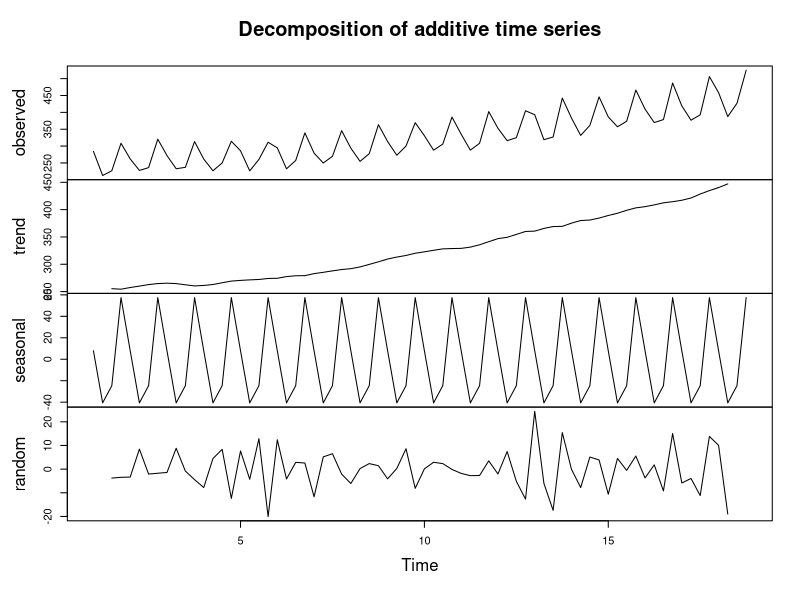
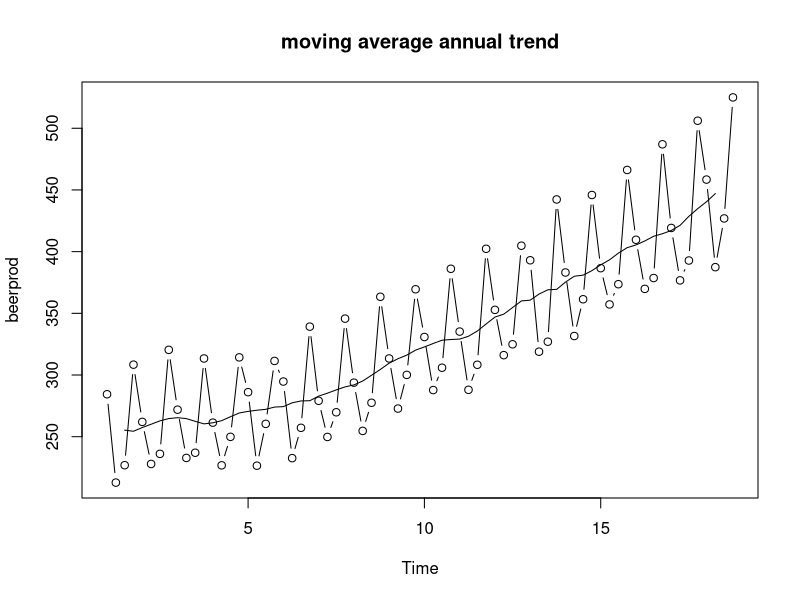
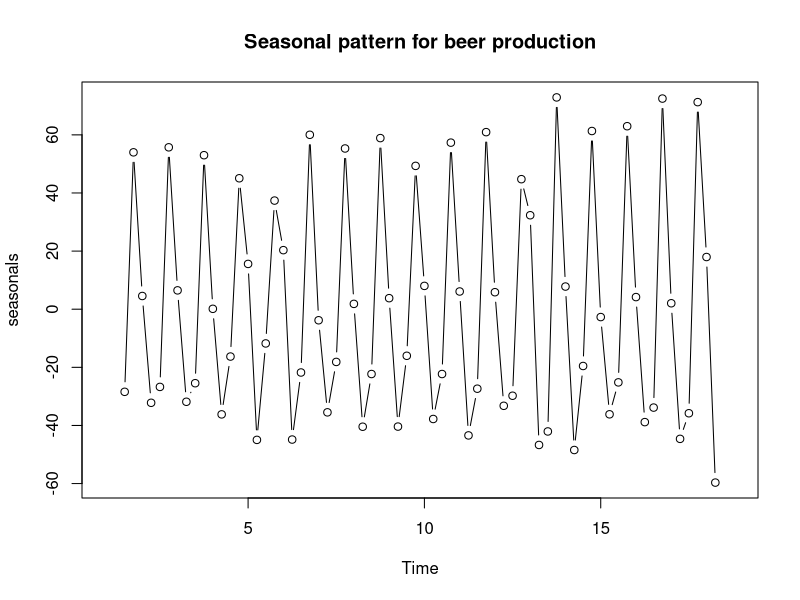

Generate these figures, in order, with R:
# Using a famous beer production dataset
beerprod = scan("beerprod.dat") # using R base scan command
beerprod = ts(beerprod, freq = 4)
decompbeer = decompose (beerprod, type = "additive")
plot (decompbeer)
decompbeer

# Example: Quarterly Beer Production in Australia
trendpattern = filter (beerprod, filter = c(1/8, 1/4, 1/4, 1/4, 1/8), sides=2)
plot (beerprod, type= "b", main = "moving average annual trend")
lines (trendpattern)

seasonals = beerprod - trendpattern
plot (seasonals, type = "b", main = "Seasonal pattern for beer production")
seasonals

t <- seq(from = -10, to = 10, length.out = 201)
noise <- rnorm(201)
y <- sin(t) + noise

# install.packages("KernSmooth")
gridsize <- length(y)
bw <- KernSmooth::dpill(t, y, gridsize = gridsize)

#IRdisplay::display_png(file="C:/Users/harin/OneDrive/Desktop/Greenwich/STAT_Term1/Week4/smoothplot-1.png") 